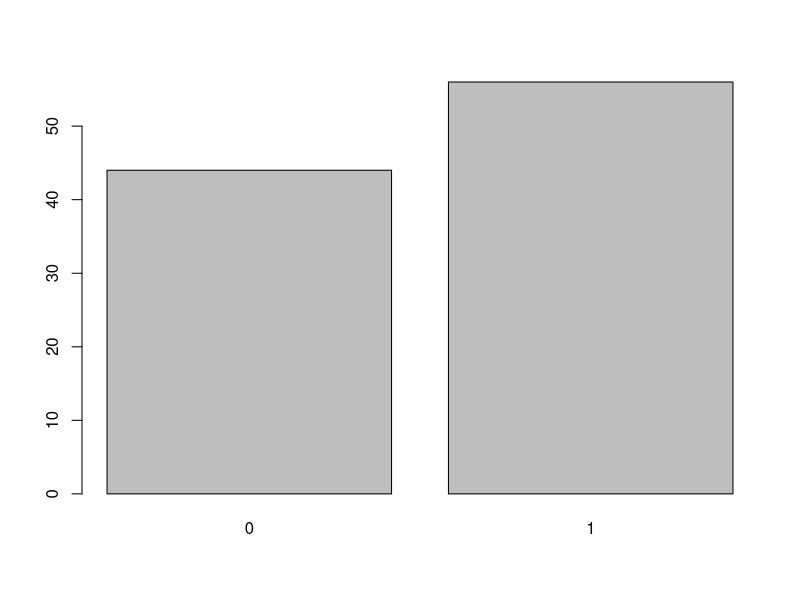
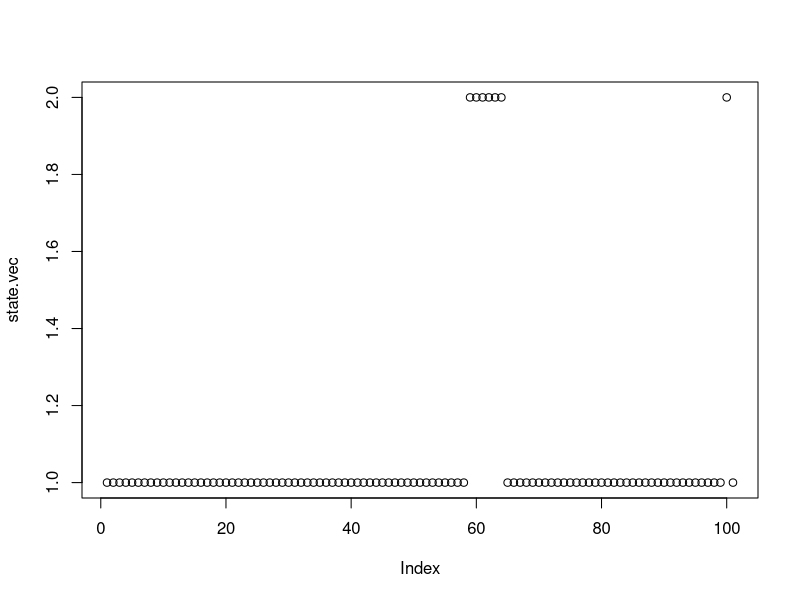
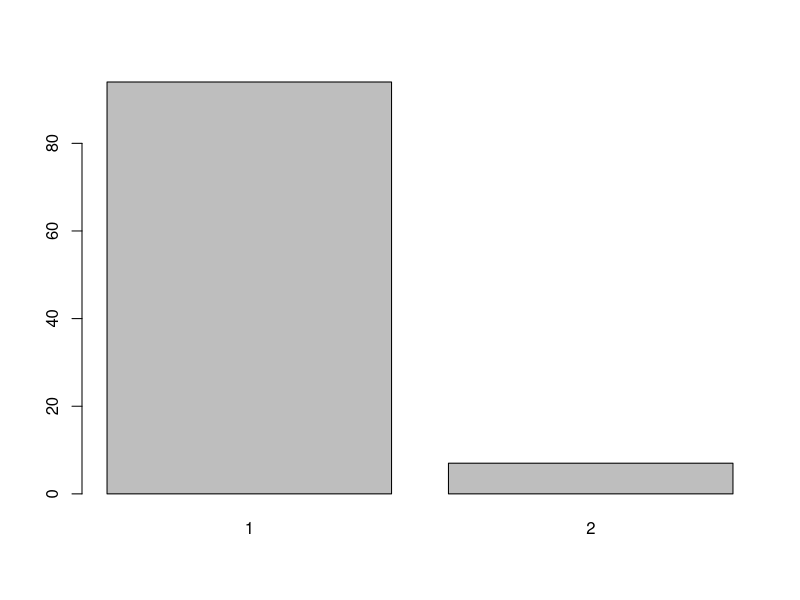
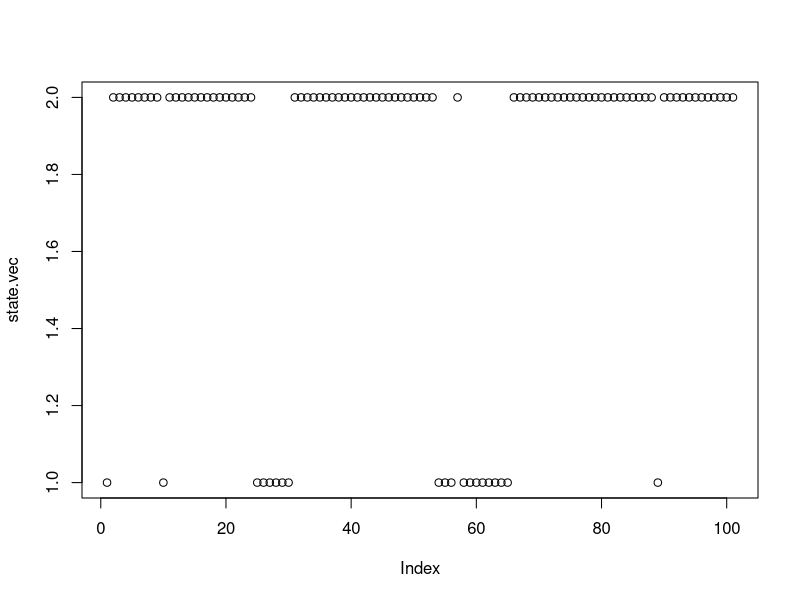
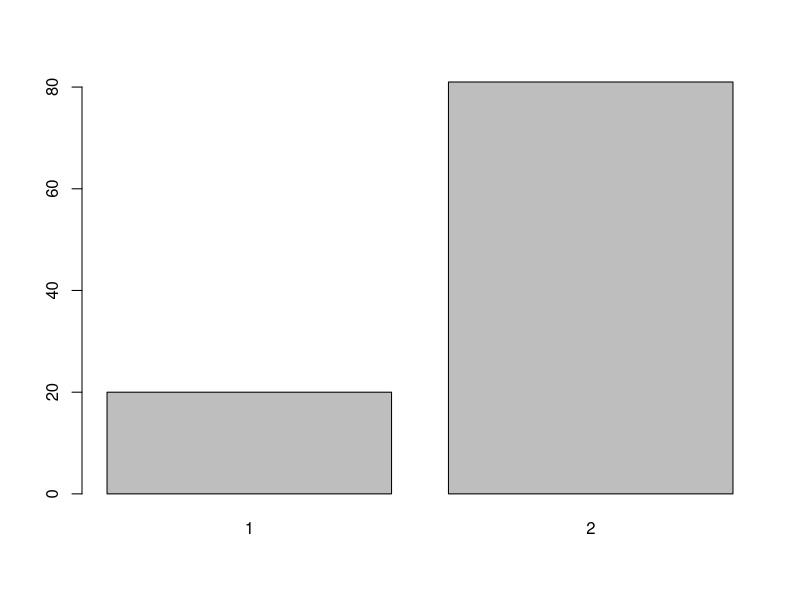
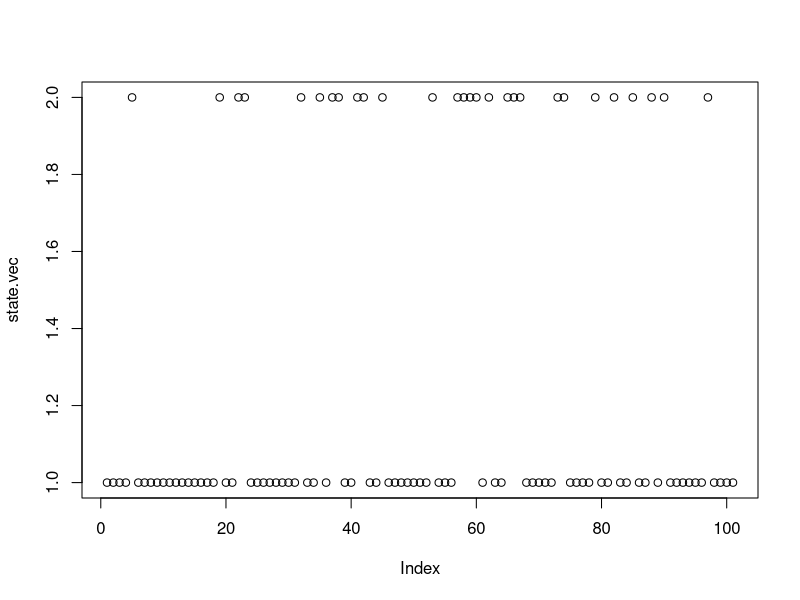
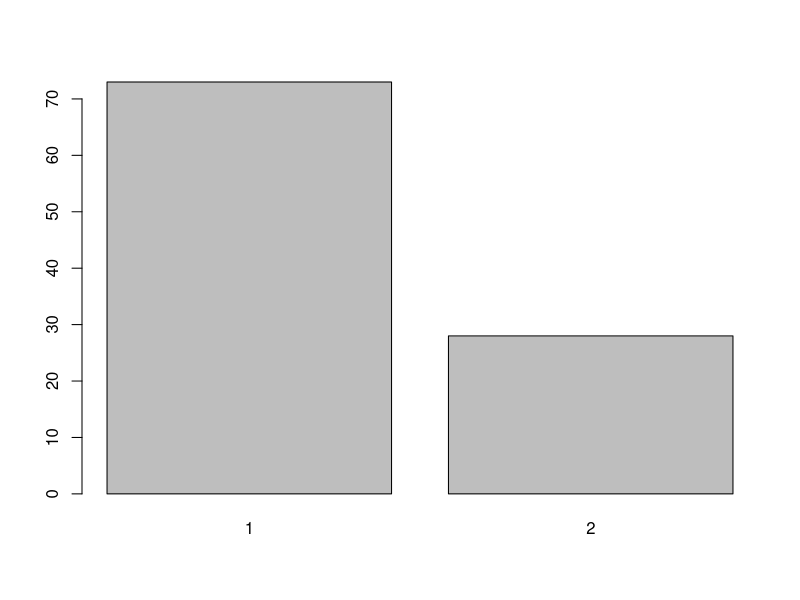
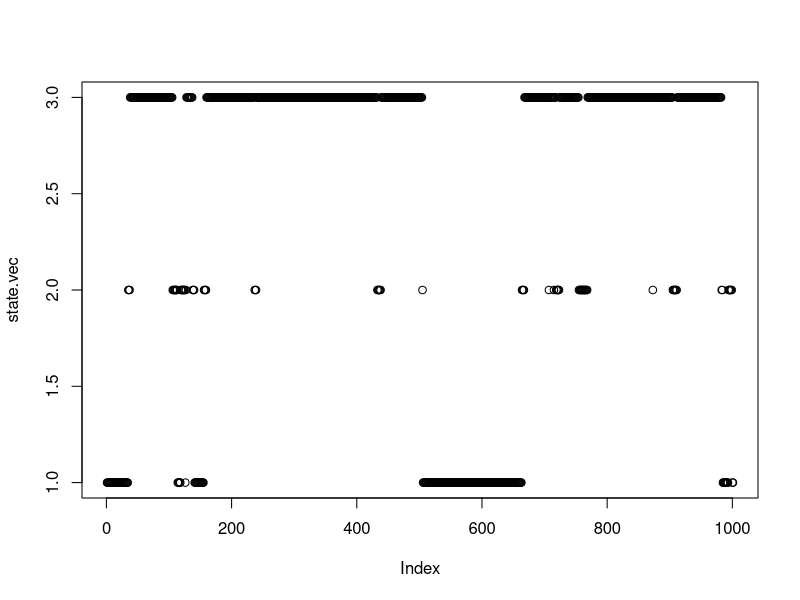

Source code (R) for these figures, in order:
## ---- chunk 1
random.vec <- rbinom(100,1,0.5)
barplot(table(random.vec))
## ---- chunk 2
in.state <- 1
trans1to2 <- 0.04
trans2to1 <- 0.12
decider <- runif(1)
if (in.state==1) {
  if (decider < trans1to2){
    new.state <- 2
  } else {
    new.state <- 1
  } 
}
print(new.state)
## ---- chunk 3
in.state <- 1
nsteps <- 100
state.vec <- rep(in.state, nsteps+1)
for (i in 1:nsteps) {
decider <- runif(1)
if (state.vec[i]==1) {
  if (decider < trans1to2){
    state.vec[i+1] <- 2
  } else {
    state.vec[i+1] <- 1
  } 
} else if (state.vec[i]==2) {
    if (decider < trans2to1) {
      state.vec[i+1] <- 1
    } else {
      state.vec[i+1] <- 2
    }
}
}
plot(state.vec)
barplot(table(state.vec))
## ---- chunk 4
trans1to2 <- 0.2
state.vec <- rep(in.state, nsteps+1)
for (i in 1:nsteps) {
decider <- runif(1)
if (state.vec[i]==1) {
  if (decider < trans1to2){
    state.vec[i+1] <- 2
  } else {
    state.vec[i+1] <- 1
  } 
} else if (state.vec[i]==2) {
    if (decider < trans2to1) {
      state.vec[i+1] <- 1
    } else {
      state.vec[i+1] <- 2
    }
}
}
plot(state.vec)
barplot(table(state.vec))
## ---- chunk 5
trans2to1 <- 0.6
state.vec <- rep(in.state, nsteps+1)
for (i in 1:nsteps) {
decider <- runif(1)
if (state.vec[i]==1) {
  if (decider < trans1to2){
    state.vec[i+1] <- 2
  } else {
    state.vec[i+1] <- 1
  } 
} else if (state.vec[i]==2) {
    if (decider < trans2to1) {
      state.vec[i+1] <- 1
    } else {
      state.vec[i+1] <- 2
    }
}
}
plot(state.vec)
barplot(table(state.vec))
## ---- chunk 6
in.state <- 2
trans2to1 <- 0.07
trans2to0 <- 0.19
decider <- runif(1)
if (in.state==2) {
  if (decider < trans2to1){
    new.state <- 1
  } else  if (decider < trans2to0) {
    new.state <- 0
  } else {
    new.state <- 2
  }
}
print(new.state)

## ---- chunk 7
in.state <- 1
trans2to1 <- 0.07
trans2to3 <- 0.19
trans1to2 <- 0.04
trans3to2 <- 0.02
nsteps <- 1000
state.vec <- rep(NA, nsteps+1)
state.vec[1] <- in.state
for (i in 1:nsteps) {
decider <- runif(1)
current.state <- state.vec[i]
if (current.state==1) {
  if (decider < trans1to2){
    state.vec[i+1] <- 2
  } else {
    state.vec[i+1] <- 1
  }
} else if (current.state==2) {
    if (decider < trans2to1) {
      state.vec[i+1] <- 1
    } else if (decider < trans2to3) {
      state.vec[i+1] <- 3
    } else {
      state.vec[i+1] <- 2
    } 
  } else if (current.state==3) {
      if (decider < trans3to2) {
        state.vec[i+1] <- 2
      } else {
        state.vec[i+1] <- 3
    }
}
}
plot(state.vec)
barplot(table(state.vec))
## ---- chunk 8
trans2to3 <- 0.09
nsteps <- 1000
state.vec <- rep(NA, nsteps+1)
state.vec[1] <- in.state
for (i in 1:nsteps) {
decider <- runif(1)
current.state <- state.vec[i]
if (current.state==1) {
  if (decider < trans1to2){
    state.vec[i+1] <- 2
  } else {
    state.vec[i+1] <- 1
  }
} else if (current.state==2) {
    if (decider < trans2to1) {
      state.vec[i+1] <- 1
    } else if (decider < trans2to3) {
      state.vec[i+1] <- 3
    } else {
      state.vec[i+1] <- 2
    } 
  } else if (current.state==3) {
      if (decider < trans3to2) {
        state.vec[i+1] <- 2
      } else {
        state.vec[i+1] <- 3
    }
}
}
plot(state.vec)
barplot(table(state.vec))
